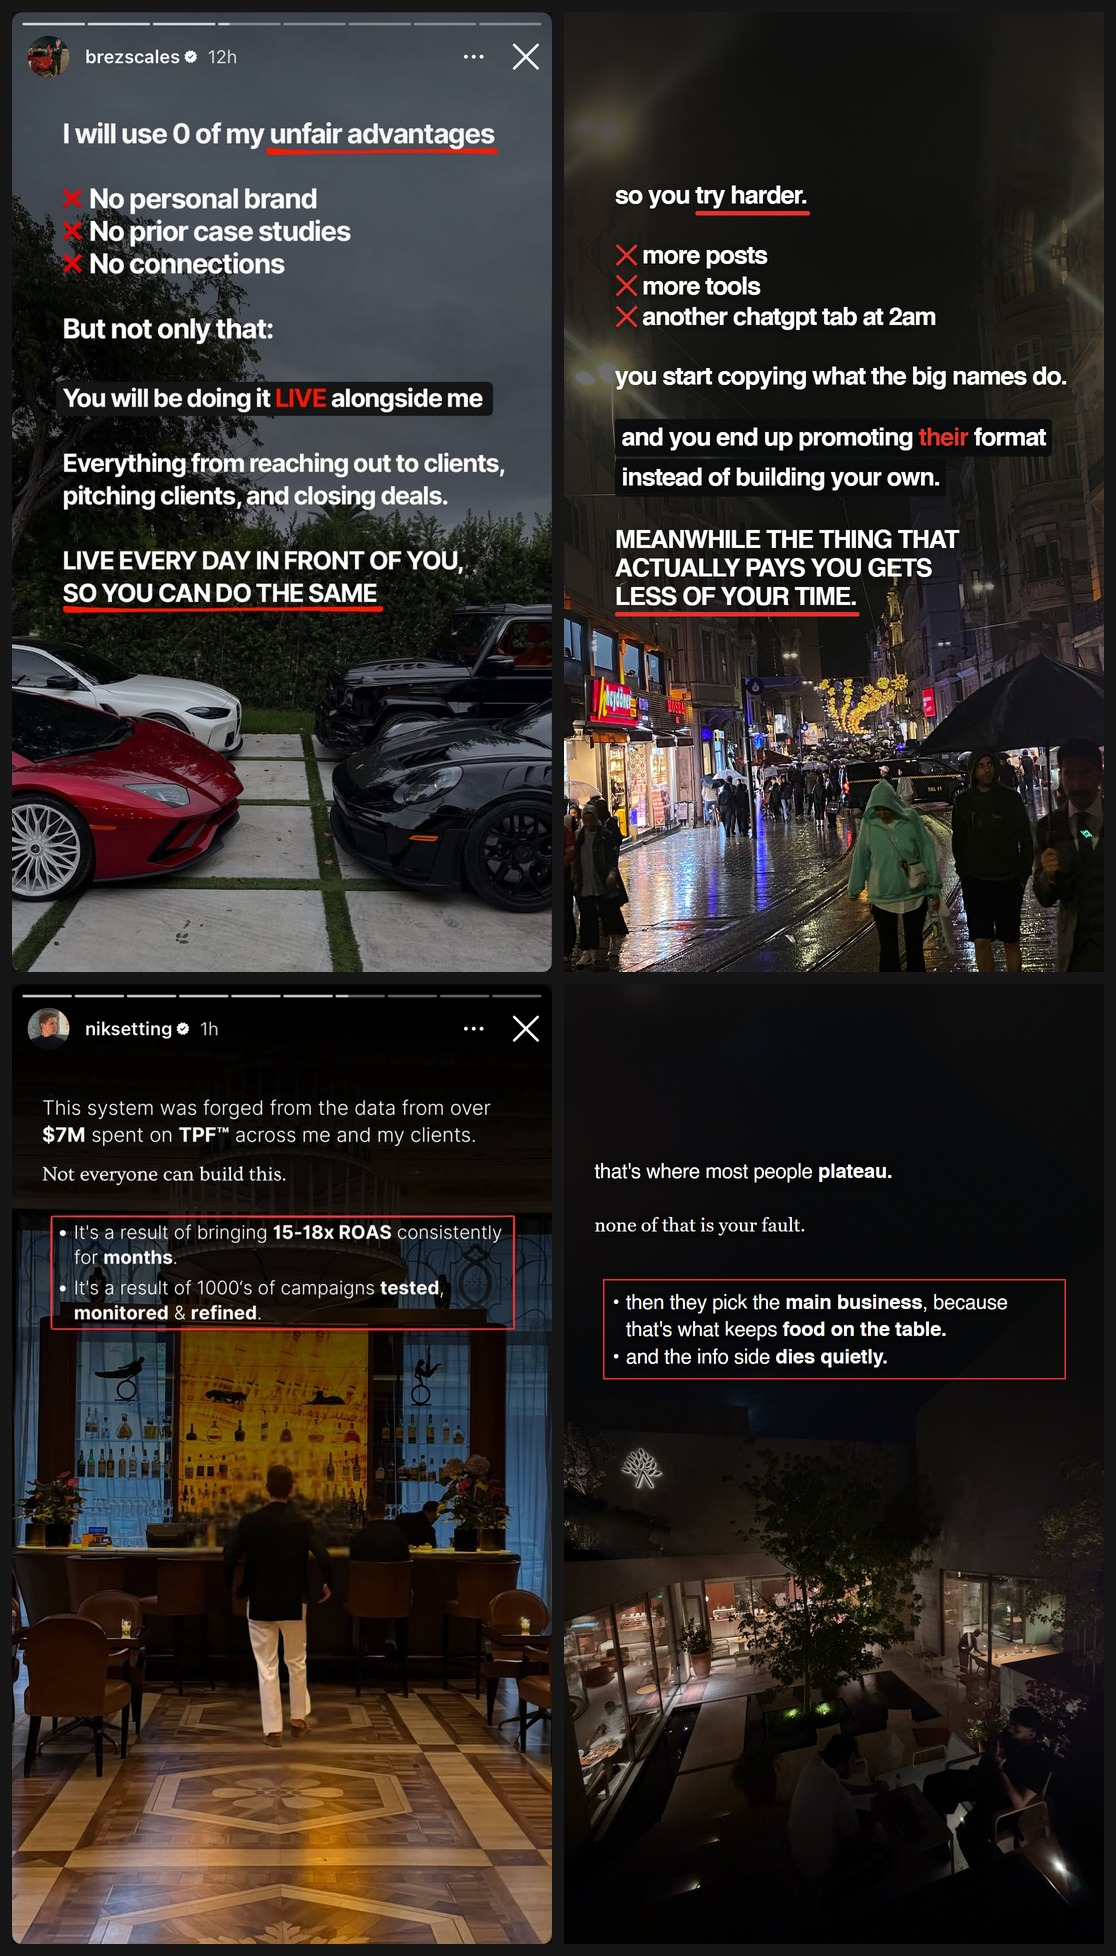

Recreate this plot in Python.
"""Exact layout copies with our locked copy.
06r = Brez 4  (all-bold white stack, red underline, red X list, black box with one red word, caps closer underlined)
07r = Nik seq3 slide 7 (light sans para with bold keys, serif line, thin red rectangle around bullets)
Scale: references are 828 wide; x1.304 to 1080."""
import sys
from engine import *

SANS = "Helvetica,Arial,sans-serif"
SERIF = "Georgia,'Times New Roman',serif"
S = 1080 / 828


def px(v):
    return round(v * S)


def red_ul(t, sw=7):
    return (f'<span style="position:relative;display:inline-block">{t}'
            f'<span style="position:absolute;left:0;right:-6px;bottom:-{px(9)}px;height:{px(7)}px;background:{RED};border-radius:4px"></span></span>')


def xrow(t):
    return (f'<div style="display:flex;align-items:center;gap:{px(8)}px;line-height:1.08">'
            f'<span style="color:{RED};font-weight:700;font-size:{px(44)}px">&#10005;</span><span>{t}</span></div>')


def s06r():
    img = prep_photo_full(37, 'p06.png')
    shade = '<div class="abs" style="left:0;top:0;width:1080px;height:1500px;background:linear-gradient(180deg,rgba(11,12,13,.7),rgba(11,12,13,.55) 70%,rgba(11,12,13,0))"></div>'
    t = f'font-family:{SANS};font-weight:700;color:#fff;letter-spacing:{-px(1.4)}px;text-shadow:0 2px 14px rgba(0,0,0,.45)'
    body = scene(img, 0, 0, 0) + shade
    body += (f'<div class="abs" style="left:{px(78)}px;top:{px(258)}px;width:{px(700)}px;{t};font-size:{px(38)}px">'
             f'<div style="line-height:1.15">so you {red_ul("try harder.")}</div>'
             f'<div style="margin-top:{px(46)}px">{xrow("more posts")}{xrow("more tools")}{xrow("another chatgpt tab at 2am")}</div>'
             f'<div style="margin-top:{px(46)}px;line-height:1.15">you start copying what the big names do.</div>'
             f'<div style="margin-top:{px(40)}px"><span style="background:rgba(11,12,13,.92);padding:{px(4)}px {px(10)}px {px(8)}px;border-radius:{px(5)}px;line-height:1.6;'
             f'-webkit-box-decoration-break:clone;box-decoration-break:clone">and you end up promoting <span style="color:{RED}">their</span> format instead of building your own.</span></div>'
             f'<div style="margin-top:{px(44)}px;line-height:1.14">MEANWHILE THE THING THAT ACTUALLY PAYS YOU GETS</div>'
             f'<div style="line-height:1.14">{red_ul("LESS OF YOUR TIME.")}</div></div>')
    return body


def s07r():
    img = prep_photo_full(26, 'p07.png')
    shade = '<div class="abs" style="left:0;top:0;width:1080px;height:1100px;background:linear-gradient(180deg,rgba(11,12,13,.8),rgba(11,12,13,.6) 75%,rgba(11,12,13,0))"></div>'
    base = f'font-family:{SANS};color:#fff;font-size:{px(31)}px;line-height:1.36;letter-spacing:-.3px;text-shadow:0 2px 12px rgba(0,0,0,.5)'
    bullet = lambda h: (f'<div style="display:flex;gap:{px(10)}px"><span style="flex:none">&bull;</span><span>{h}</span></div>')
    body = scene(img, 0, 0, 0) + shade
    body += (f'<div class="abs" style="left:{px(47)}px;top:{px(266)}px;width:{px(720)}px;{base}">'
             f'that\'s where most people <b>plateau.</b></div>')
    body += (f'<div class="abs" style="left:{px(47)}px;top:{px(350)}px;width:{px(700)}px;font-family:{SERIF};color:#fff;font-size:{px(29)}px;line-height:1.3;text-shadow:0 2px 12px rgba(0,0,0,.5)">'
             f'none of that is your fault.</div>')
    body += (f'<div class="abs" style="left:{px(60)}px;top:{px(452)}px;width:{px(710)}px;border:{px(2.2)}px solid {RED};padding:{px(12)}px {px(14)}px {px(12)}px {px(12)}px;{base}">'
             + bullet("then they pick the <b>main business</b>, because that's what keeps <b>food on the table.</b>")
             + bullet("and the info side <b>dies quietly.</b>") + '</div>')
    return body


D = {'06r': s06r, '07r': s07r}
if __name__ == '__main__':
    for n in (sys.argv[1:] or list(D)):
        render(n, page(D[n]()))
    refs = [os.path.join(ROOT, 'raw-sources', 'inspiration', 'story-sequences', 'brez-scales story sequence', '4.PNG'),
            os.path.join(ROOT, 'raw-sources', 'inspiration', 'story-sequences', 'niksetting', 'story-sequence-3', '7.PNG')]
    w, h = 540, 960
    sh = Image.new('RGB', (2 * (w + 12) + 12, 2 * (h + 12) + 12), (22, 22, 22))
    for r, (ref, mine) in enumerate(zip(refs, ['06r', '07r'])):
        im = Image.open(ref).convert('RGB')
        im = im.crop((0, round(im.height * .053), im.width, round(im.height * .875)))
        sh.paste(ImageOps.fit(im, (w, h), Image.LANCZOS), (12, 12 + r * (h + 12)))
        sh.paste(Image.open(os.path.join(HERE, mine + '.png')).convert('RGB').resize((w, h), Image.LANCZOS), (24 + w, 12 + r * (h + 12)))
    sh.save(os.path.join(HERE, 'copyref.jpg'), quality=92)
    print('ok')
